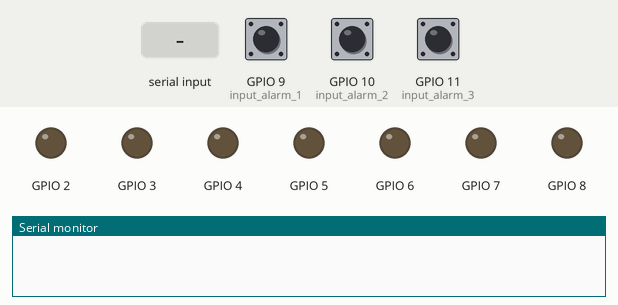
This sketch was run on a simulated ESP32-S3. On the bench: output pins drawn as LEDs (lit = HIGH), the last lines printed to the serial monitor. Inputs (shaded band) come from the test bench; at power-on: GPIO 9 (input_alarm_1) HIGH, GPIO 10 (input_alarm_2) HIGH, GPIO 11 (input_alarm_3) HIGH.

Above: at 1.2 s.
1.3 s: "FAN_ON\n" received over the second serial link
At 2.3 s:
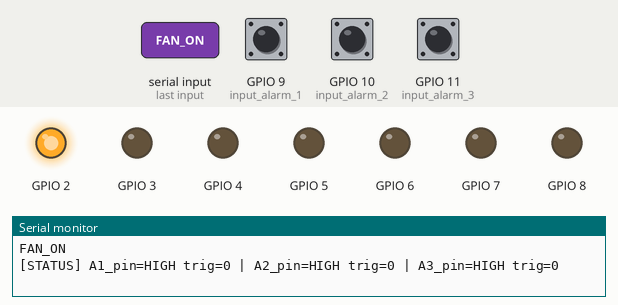
2.8 s: "LIGHT_ON\n" received over the second serial link
At 3.4 s:
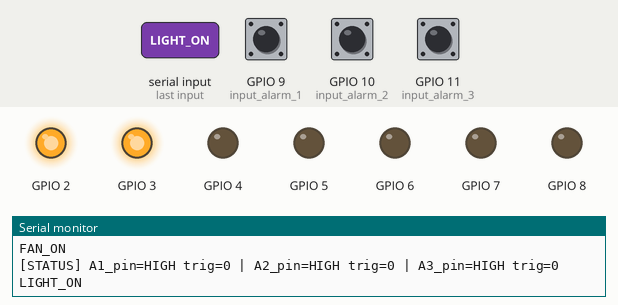
4.3 s: "FAN_OFF\n" received over the second serial link
At 4.6 s:
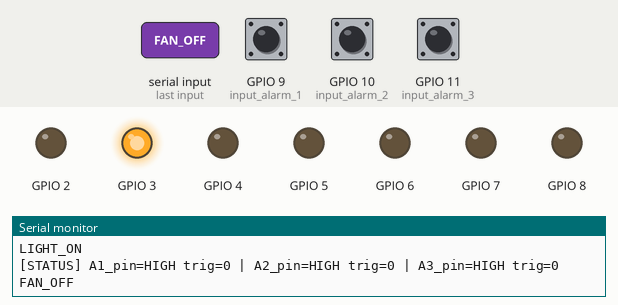
5.8 s: "PUMP_ON\n" received over the second serial link
At 6.9 s:
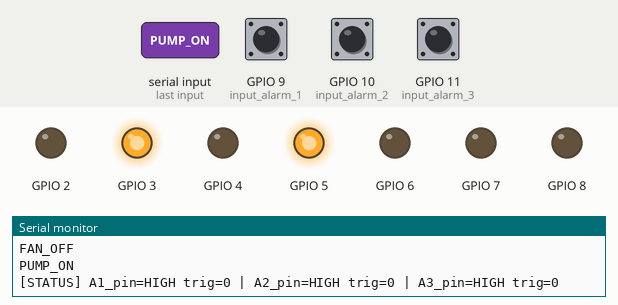
7.3 s: "LIGHT_OFF\n" received over the second serial link
At 8.1 s:
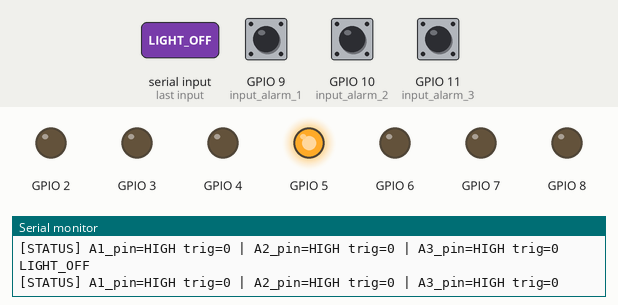
Timing chart, 0 to 10.3 s (numbered marks = the images above; inputs shaded):
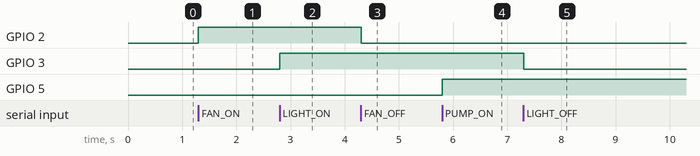

Measured:
- after the input at 1.3 s, GPIO 2: LOW → HIGH at once
- after the input at 2.8 s, GPIO 3: LOW → HIGH at once
- after the input at 4.3 s, GPIO 2: HIGH → LOW at once
- after the input at 5.8 s, GPIO 5: LOW → HIGH at once
- after the input at 7.3 s, GPIO 3: HIGH → LOW at once

The sketch:

sketch_dec12a.ino
```cpp
#include <HardwareSerial.h>
#include <esp_system.h>
#define input_alarm_1 9
#define input_alarm_2 10
#define input_alarm_3 11

HardwareSerial mySerial(1);  // UART1: RX=0, TX=1

unsigned long previousMillis = 0;
bool ledState = LOW;
bool isAlarm = false;
unsigned long timer = 0;
bool warring = true;
bool state;

bool alarm1_triggered = false;
bool alarm2_triggered = false;
bool alarm3_triggered = false;

String inputBuffer = "";

// *** debug: พิมพ์สถานะ pin ทุก 2 วินาที ***
unsigned long lastStatusPrint = 0;

// *** 1. เพิ่มตัวแปรสำหรับจำคำสั่งล่าสุดที่จะหน่วงเวลา ***
String pendingFanCommand = "";


void handleHardwareButtons() {
  if (digitalRead(input_alarm_1) == LOW) {
    if (!alarm1_triggered) {
      Serial.println("Alarm_1_ON");
      alarm1_triggered = true;
    }
  } else {
    if (alarm1_triggered) {
      Serial.println("Alarm_1_OFF");
      alarm1_triggered = false;
    }
  }
  if (digitalRead(input_alarm_2) == LOW) {
    if (!alarm2_triggered) {
      Serial.println("Alarm_2_ON");
      alarm2_triggered = true;
    }
  } else {
    if (alarm2_triggered) {
      Serial.println("Alarm_2_OFF");
      alarm2_triggered = false;
    }
  }
  if (digitalRead(input_alarm_3) == LOW) {
    if (!alarm3_triggered) {
      Serial.println("Alarm_3_ON");
      alarm3_triggered = true;
    }
  } else {
    if (alarm3_triggered) {
      Serial.println("Alarm_3_OFF");
      alarm3_triggered = false;
    }
  }
}

void processCommand(String receivedData) {
  if (receivedData.length() == 0) return;

  if (receivedData == "FAN_ON") digitalWrite(2, HIGH);
  else if (receivedData == "FAN_OFF") digitalWrite(2, LOW);
  else if (receivedData == "LIGHT_ON") digitalWrite(3, HIGH);
  else if (receivedData == "LIGHT_OFF") digitalWrite(3, LOW);

  // --- จุดที่แก้ไข ---
  else if (receivedData == "FAN_HIGH") {
    pendingFanCommand = "FAN_HIGH";  // จำไว้ว่าคำสั่งคือเปิด
    timer = millis();                // เริ่มจับเวลา
  } else if (receivedData == "FAN_LOW") {
    pendingFanCommand = "FAN_LOW";  // จำไว้ว่าคำสั่งคือปิด
    timer = millis();               // เริ่มจับเวลา
  }
  // ------------------

  else if (receivedData == "PUMP_ON")digitalWrite(5, HIGH);
  else if (receivedData == "PUMP_OFF") digitalWrite(5, LOW);
  else if (receivedData == "SPRAY_ON") digitalWrite(6, HIGH);
  else if (receivedData == "SPRAY_OFF") digitalWrite(6, LOW);
  else if (receivedData == "RESERVE_ON") digitalWrite(8, HIGH);
  else if (receivedData == "RESERVE_OFF") digitalWrite(8, LOW);
  else if (receivedData == "WIND_LOW") state = true;
  else if (receivedData == "WIND_HIGH") state = false;
  else if (receivedData == "Mute: OPEN") warring = true;
  else if (receivedData == "Mute: CLOSE") warring = false;
  else if (receivedData == "restart") {
    Serial.println("Resetting Arduino...");
    delay(100);
    resetFunc();
  }
}

void handleSerial() {
  while (mySerial.available()) {
    char c = mySerial.read();
    if (c == '\n') {
      inputBuffer.trim();
      Serial.println(inputBuffer);
      processCommand(inputBuffer);
      inputBuffer = "";  // ค่าถูกล้างตรงนี้ ทำให้เอาไปเช็คใน Loop ไม่ได้
    } else if (c != '\r') {
      inputBuffer += c;
    }
  }
}

void handleAlarmBlink() {
  if (isAlarm) {
    unsigned long currentMillis = millis();
    if (currentMillis - previousMillis >= 500) {
      previousMillis = currentMillis;
      ledState = !ledState;
      digitalWrite(7, ledState);
    }
  } else {
    digitalWrite(7, LOW);
    ledState = LOW;
  }
}

void setup() {
  Serial.begin(19200);
  mySerial.begin(19200, SERIAL_8N1, 0, 1);  // UART1: RX=pin0, TX=pin1
  pinMode(2, OUTPUT);
  pinMode(3, OUTPUT);
  pinMode(4, OUTPUT);  // Pin นี้จะถูกควบคุมโดย FAN_HIGH/LOW
  pinMode(5, OUTPUT);
  pinMode(6, OUTPUT);
  pinMode(7, OUTPUT);
  pinMode(8, OUTPUT);
  pinMode(input_alarm_1, INPUT);
  pinMode(input_alarm_2, INPUT);
  pinMode(input_alarm_3, INPUT);
}

void loop() {
  handleHardwareButtons();
  handleSerial();

  // 3. จัดการ Timer ของ FAN (แก้ไขแล้ว)
  if (timer != 0 && (millis() - timer >= 3000)) {
    // ใช้ตัวแปร pendingFanCommand ที่เราสร้างมาจำค่าแทน inputBuffer
    if (pendingFanCommand == "FAN_HIGH") {
      Serial.print("on");
      digitalWrite(4, HIGH);
    } else if (pendingFanCommand == "FAN_LOW") {
      Serial.print("off");
      digitalWrite(4, LOW);
    }

    timer = 0;               // รีเซ็ตตัวนับเมื่อทำงานเสร็จแล้ว
    pendingFanCommand = "";  // เคลียร์คำสั่งทิ้ง
  }

  if (state == true && warring == true) {
    isAlarm = true;
  } else {
    isAlarm = false;
  }

  handleAlarmBlink();

  // --- DEBUG: พิมพ์สถานะ pin ทุก 2 วินาที ---
  if (millis() - lastStatusPrint >= 2000) {
    lastStatusPrint = millis();
    Serial.print("[STATUS] A1_pin=");
    Serial.print(digitalRead(input_alarm_1) == LOW ? "LOW(active)" : "HIGH");
    Serial.print(" trig="); Serial.print(alarm1_triggered);
    Serial.print(" | A2_pin=");
    Serial.print(digitalRead(input_alarm_2) == LOW ? "LOW(active)" : "HIGH");
    Serial.print(" trig="); Serial.print(alarm2_triggered);
    Serial.print(" | A3_pin=");
    Serial.print(digitalRead(input_alarm_3) == LOW ? "LOW(active)" : "HIGH");
    Serial.print(" trig="); Serial.println(alarm3_triggered);
  }
}


void resetFunc() {
  esp_restart();
  while(1); // รอจนกว่าเครื่องจะโดนสั่ง Reset
}
```
